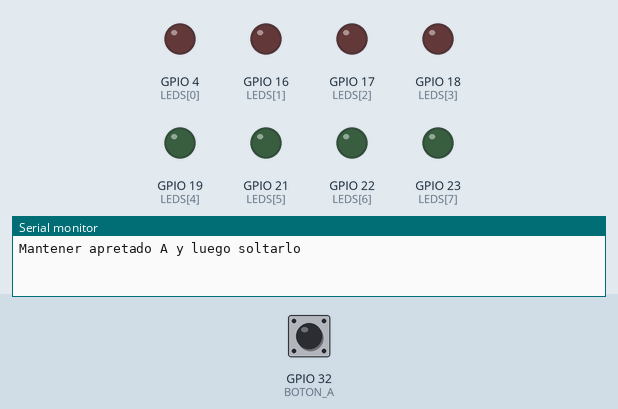
This sketch was run on a simulated ESP32. Parts: output pins drawn as LEDs (lit = HIGH), the last lines printed to the serial monitor. The test bench sets the inputs (shaded band); at power-on: GPIO 32 (BOTON_A) HIGH.

Above: at 1.2 s.
1.3 s: GPIO 32 (BOTON_A) pulled LOW for 1 s
At 1.42 s:
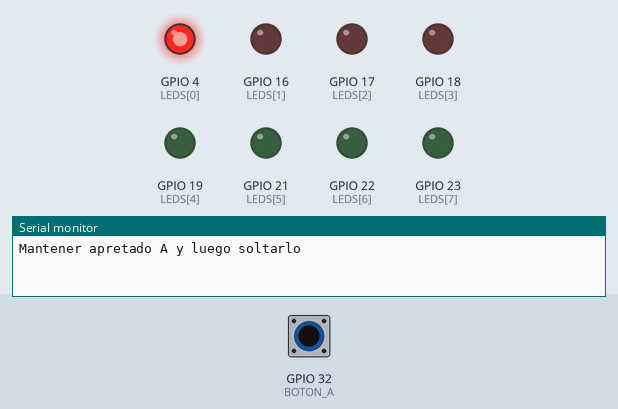
At 1.92 s:
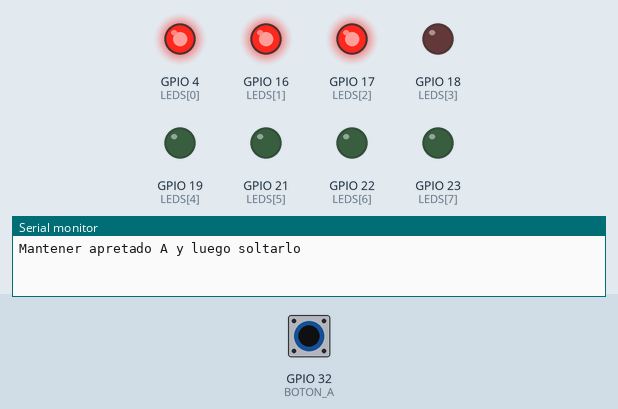
3.8 s: GPIO 32 (BOTON_A) pulled LOW for 3.2 s
At 6.7 s:
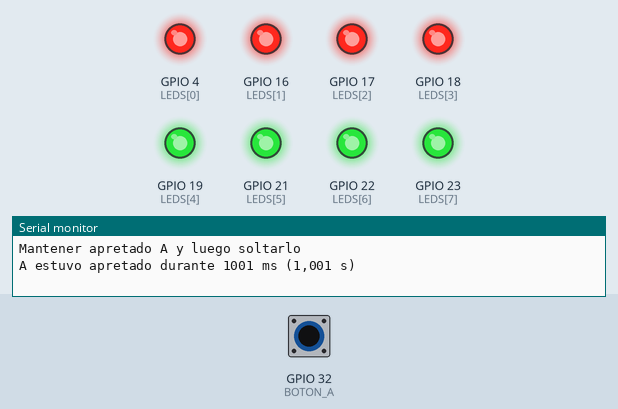
Timing chart, 0 to 8.5 s (numbered marks = the images above; inputs shaded):
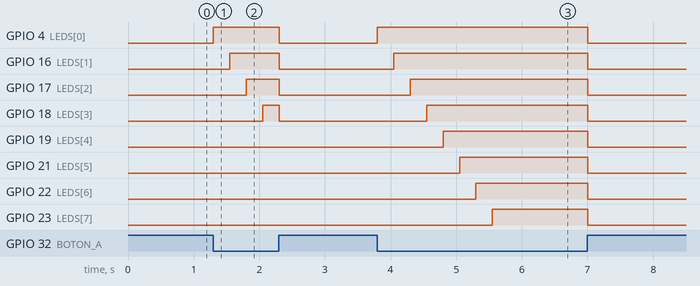

The sketch:

sketch.ino
```cpp
// Clase 7 - Ejercicio 4 (solución): medir cuánto tiempo estuvo apretado un botón
// Al apretar A se anota la hora (millis). Al soltarlo se resta y se imprime.
// Mientras está apretado, los LEDs hacen una barra que crece un LED cada 250 ms
// (sin delay: loop() sigue leyendo el botón todo el tiempo).

#include <Arduino.h>

const int LEDS[8] = {4, 16, 17, 18, 19, 21, 22, 23};  // L0 ... L7
const int BOTON_A = 32;
const unsigned long ANTIRREBOTE_MS = 50;

bool apretadoAntes = false;        // memoria: estado anterior del botón
unsigned long ultimoCambio = 0;    // para el antirrebote
unsigned long inicio = 0;          // hora en que se apretó

void mostrarBarra(int cantidad) {
  for (int i = 0; i < 8; i++) {
    digitalWrite(LEDS[i], i < cantidad);
  }
}

void setup() {
  Serial.begin(115200);
  for (int i = 0; i < 8; i++) {
    pinMode(LEDS[i], OUTPUT);
  }
  pinMode(BOTON_A, INPUT_PULLUP);
  Serial.printf("Mantener apretado A y luego soltarlo\n");
}

void loop() {
  unsigned long ahora = millis();
  bool apretadoAhora = (digitalRead(BOTON_A) == LOW);

  if (apretadoAhora != apretadoAntes && ahora - ultimoCambio >= ANTIRREBOTE_MS) {
    ultimoCambio = ahora;
    apretadoAntes = apretadoAhora;

    if (apretadoAhora) {
      // flanco al apretar: anotar la hora
      inicio = ahora;
    } else {
      // flanco al soltar: calcular la duración
      unsigned long duracion = ahora - inicio;
      Serial.printf("A estuvo apretado durante %lu ms (%lu,%03lu s)\n",
                    duracion, duracion / 1000, duracion % 1000);
      mostrarBarra(0);
    }
  }

  // Mientras está apretado: barra que crece con el tiempo
  if (apretadoAntes) {
    int cantidad = (ahora - inicio) / 250 + 1;
    if (cantidad > 8) {
      cantidad = 8;
    }
    mostrarBarra(cantidad);
  }
}
```

Measured:
- after the input at 1.3 s, GPIO 4 (LEDS[0]): LOW → HIGH at once, → LOW 1.0 s later; GPIO 16 (LEDS[1]): LOW → HIGH after 0.25 s, → LOW 0.75 s later; GPIO 17 (LEDS[2]): LOW → HIGH after 0.50 s, → LOW 0.50 s later; GPIO 18 (LEDS[3]): LOW → HIGH after 0.75 s, → LOW 0.25 s later
- after the input at 3.8 s, GPIO 4 (LEDS[0]): LOW → HIGH at once, → LOW 3.2 s later; GPIO 16 (LEDS[1]): LOW → HIGH after 0.25 s, → LOW 3.0 s later; GPIO 17 (LEDS[2]): LOW → HIGH after 0.50 s, → LOW 2.7 s later; GPIO 18 (LEDS[3]): LOW → HIGH after 0.75 s, → LOW 2.4 s later; GPIO 19 (LEDS[4]): LOW → HIGH after 1.0 s, → LOW 2.2 s later
